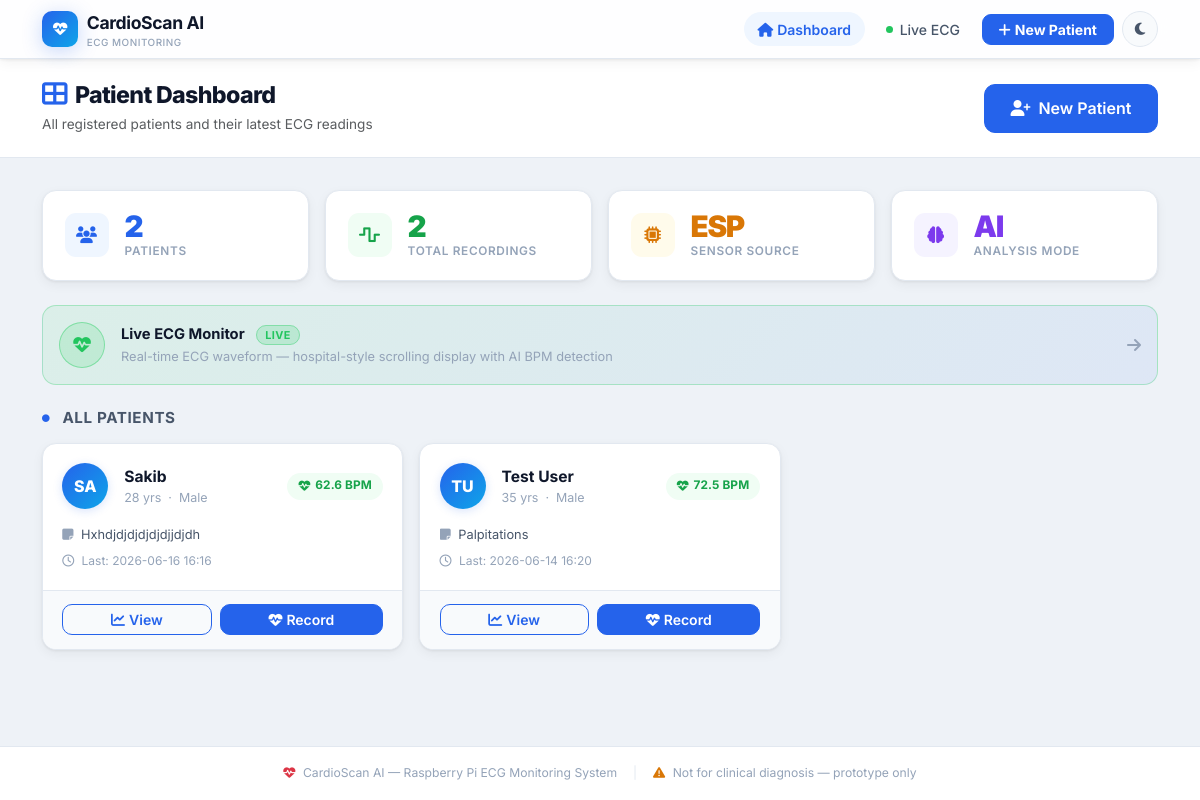
The page / on the database its author committed.
### tables this page shows
CREATE TABLE recordings (
            id                INTEGER PRIMARY KEY AUTOINCREMENT,
            patient_id        INTEGER REFERENCES patients(id),
            session_name      TEXT,
            duration_sec      INTEGER,
            source_type       TEXT DEFAULT 'esp',
            raw_file          TEXT,
            filtered_file     TEXT,
            compare_plot      TEXT,
            bpm_plot          TEXT,
            num_peaks         INTEGER,
            bpm               REAL,
            status            TEXT,
            rr_intervals_json TEXT,
            created_at        TIMESTAMP DEFAULT CURRENT_TIMESTAMP
        , ai_available INTEGER DEFAULT 0, ai_dominant_class TEXT, ai_class_distribution TEXT, ai_alert_count INTEGER DEFAULT 0, ai_beats_json TEXT);

CREATE TABLE patients (
            id          INTEGER PRIMARY KEY AUTOINCREMENT,
            name        TEXT NOT NULL,
            age         INTEGER,
            gender      TEXT,
            symptoms    TEXT,
            created_at  TIMESTAMP DEFAULT CURRENT_TIMESTAMP
        );

### ui/app.py (the view)
@app.route("/")
def index():
    conn = get_connection()
    patients = conn.execute("""
        SELECT
            p.*,
            r.bpm      AS last_bpm,
            r.status   AS last_status,
            r.created_at AS last_recording_at
        FROM patients p
        LEFT JOIN recordings r
            ON r.id = (
                SELECT id FROM recordings
                WHERE patient_id = p.id
                ORDER BY created_at DESC
                LIMIT 1
            )
        ORDER BY p.created_at DESC
    """).fetchall()
    total_recordings = conn.execute("SELECT COUNT(*) FROM recordings").fetchone()[0]
    conn.close()
    return render_template("index.html", patients=patients,
                           total_recordings=total_recordings)

### scripts/db_setup.py (called while the page is built)
def get_connection():
    conn = sqlite3.connect(DB_PATH)
    conn.row_factory = sqlite3.Row
    conn.execute("PRAGMA foreign_keys = ON")
    return conn

### ui/app.py (called while the page is built)
def _status_class(status: str) -> str:
    if "Normal" in status:
        return "success"
    if "Unknown" in status:
        return "danger"
    return "warning"

### ui/templates/index.html (shortened to what this page needs)
{% extends "base.html" %}
{% block content %}
<div class="page-header">
  <div class="container-xl">
    <div class="d-flex align-items-center justify-content-between flex-wrap gap-3">
      <div>
        <h1><i class="fa-solid fa-table-cells-large me-2" style="color:var(--primary);font-size:1.1em;"></i>Patient Dashboard</h1>
        <p class="text-muted mb-0 mt-1" style="font-size:.85rem;">
          All registered patients and their latest ECG readings
        </p>
      </div>
      <a href="{{ url_for('patient_new') }}" class="btn btn-primary btn-lg">
        <i class="fa-solid fa-user-plus me-2"></i>New Patient
      </a>
    </div>
  </div>
</div>
<div class="container-xl pb-5">
  <div class="row g-3 mb-4">
    <div class="col-6 col-md-3">
      <div class="stat-card d-flex align-items-center gap-3">
        <div class="stat-icon" style="background:#eff6ff;">
          <i class="fa-solid fa-users" style="color:var(--primary);"></i>
        </div>
        <div>
          <div class="stat-val" style="color:var(--primary);">{{ patients|length }}</div>
          <div class="stat-label">Patients</div>
        </div>
      </div>
    </div>
    <div class="col-6 col-md-3">
      <div class="stat-card d-flex align-items-center gap-3">
        <div class="stat-icon" style="background:#f0fdf4;">
          <i class="fa-solid fa-wave-square" style="color:var(--success);"></i>
        </div>
        <div>
          <div class="stat-val" style="color:var(--success);">{{ total_recordings }}</div>
          <div class="stat-label">Total Recordings</div>
        </div>
      </div>
    </div>
    <div class="col-6 col-md-3">
      <div class="stat-card d-flex align-items-center gap-3">
        <div class="stat-icon" style="background:#fffbeb;">
          <i class="fa-solid fa-microchip" style="color:var(--warning);"></i>
        </div>
        <div>
          <div class="stat-val" style="color:var(--warning);">ESP</div>
          <div class="stat-label">Sensor Source</div>
        </div>
      </div>
    </div>
    <div class="col-6 col-md-3">
      <div class="stat-card d-flex align-items-center gap-3">
        <div class="stat-icon" style="background:#f5f3ff;">
          <i class="fa-solid fa-brain" style="color:#7c3aed;"></i>
        </div>
        <div>
          <div class="stat-val" style="color:#7c3aed;">AI</div>
          <div class="stat-label">Analysis Mode</div>
        </div>
      </div>
    </div>
  </div>
  <a href="{{ url_for('monitor') }}"
     class="d-flex align-items-center gap-3 text-decoration-none mb-4 p-3"
     style="background:linear-gradient(135deg,rgba(0,200,70,.08),rgba(37,99,235,.08));
            border:1px solid rgba(0,200,70,.25);border-radius:var(--radius);
            transition:all .22s;">
    <div style="width:46px;height:46px;border-radius:50%;flex-shrink:0;
                background:rgba(0,200,70,.12);border:1.5px solid rgba(0,200,70,.35);
                display:flex;align-items:center;justify-content:center;">
      <i class="fa-solid fa-heart-pulse" style="color:#22c55e;font-size:1.1rem;
         animation:pulse-dot 1.5s ease-in-out infinite;"></i>
    </div>
    <div>
      <div style="font-weight:700;font-size:.92rem;color:var(--text-1);">
        Live ECG Monitor
        <span style="margin-left:.5rem;font-size:.68rem;font-weight:700;
                     background:rgba(0,200,70,.15);color:#22c55e;
                     border:1px solid rgba(0,200,70,.3);border-radius:999px;
                     padding:.1rem .5rem;letter-spacing:.04em;">LIVE</span>
      </div>
      <div style="font-size:.8rem;color:var(--text-3);margin-top:.15rem;">
        Real-time ECG waveform — hospital-style scrolling display with AI BPM detection
      </div>
    </div>
    <i class="fa-solid fa-arrow-right ms-auto" style="color:var(--text-3);"></i>
  </a>
  {% if patients %}
    <div class="d-flex align-items-center justify-content-between mb-3">
      <h5 class="mb-0 fw-700" style="font-size:.95rem;color:var(--text-2);text-transform:uppercase;letter-spacing:.04em;">
        <i class="fa-solid fa-circle me-2" style="color:var(--primary);font-size:.5em;vertical-align:middle;"></i>
        All Patients
      </h5>
    </div>
    <div class="row g-3">
      {% for p in patients %}
        {% set initials = (p.name.split()[0][0] + (p.name.split()[1][0] if p.name.split()|length > 1 else p.name.split()[0][1]|default(''))) | upper %}
        <div class="col-12 col-sm-6 col-lg-4">
          <div class="patient-card">
            <div class="pc-body">
              <div class="d-flex align-items-center gap-3 mb-3">
                <div class="patient-avatar">{{ initials }}</div>
                <div class="flex-fill min-w-0">
                  <div class="fw-700 text-truncate" style="font-size:.975rem;">{{ p.name }}</div>
                  <div style="font-size:.78rem;color:var(--text-3);">
                    {% if p.age %}{{ p.age }} yrs{% endif %}
                    {% if p.age and p.gender %}&nbsp;·&nbsp;{% endif %}
                    {% if p.gender %}
                      {% if p.gender in ['M','male','Male'] %}Male
                      {% elif p.gender in ['F','female','Female'] %}Female
                      {% else %}{{ p.gender }}{% endif %}
                    {% endif %}
                  </div>
                </div>
                {% if p.last_bpm %}
                  {% set sc = status_class(p.last_status) %}
                  <span class="badge-status {{ sc }} flex-shrink-0">
                    {% if sc == 'success' %}<i class="fa-solid fa-heart-pulse"></i>
                    {% elif sc == 'danger' %}<i class="fa-solid fa-triangle-exclamation"></i>
                    {% else %}<i class="fa-solid fa-exclamation"></i>{% endif %}
                    {{ p.last_bpm }} BPM
                  </span>
                {% else %}
                  <span class="badge-status unknown flex-shrink-0">
                    <i class="fa-solid fa-minus"></i> No data
                  </span>
                {% endif %}
              </div>
              {% if p.symptoms %}
                <p class="mb-2" style="font-size:.8rem;color:var(--text-2);
                   display:-webkit-box;-webkit-line-clamp:2;-webkit-box-orient:vertical;overflow:hidden;">
                  <i class="fa-solid fa-note-sticky me-1" style="color:var(--text-3);"></i>
                  {{ p.symptoms }}
                </p>
              {% endif %}
              <div style="font-size:.75rem;color:var(--text-3);">
                <i class="fa-regular fa-clock me-1"></i>
                {% if p.last_recording_at %}
                  Last: {{ p.last_recording_at[:16] | replace('T',' ') }}
                {% else %}
                  No recordings yet
                {% endif %}
              </div>
            </div>
            <div class="pc-footer">
              <a href="{{ url_for('patient_detail', patient_id=p.id) }}"
                 class="btn btn-outline-primary btn-sm flex-fill">
                <i class="fa-solid fa-chart-line me-1"></i>View
              </a>
              <a href="{{ url_for('record', patient_id=p.id) }}"
                 class="btn btn-primary btn-sm flex-fill">
                <i class="fa-solid fa-heart-pulse me-1"></i>Record
              </a>
            </div>
          </div>
        </div>
      {% endfor %}
    </div>
  {% endif %}
</div>
{% endblock %}

### ui/static/css/custom.css (style rules this page uses)
:root { --primary: #2563eb; --primary-dark: #1d4ed8; --primary-light: #eff6ff; --primary-glow: rgba(37,99,235,.18); --secondary: #0ea5e9; --accent: #6366f1; --success: #16a34a; --success-light: #f0fdf4; --warning: #d97706; --warning-light: #fffbeb; --danger: #dc2626; --danger-light: #fef2f2; --bg: #eef2f7; --surface: #ffffff; --surface-2: #f8fafc; --surface-3: #f1f5f9; --text-1: #0f172a; --text-2: #475569; --text-3: #94a3b8; --border: #e2e8f0; --border-focus: #93c5fd; --radius-xs: 6px; --radius-sm: 10px; --radius: 14px; --radius-lg: 20px; --radius-xl: 28px; --shadow-xs: 0 1px 2px rgba(0,0,0,.05); --shadow-sm: 0 1px 3px rgba(0,0,0,.07), 0 4px 12px rgba(0,0,0,.05); --shadow: 0 4px 12px rgba(0,0,0,.08), 0 12px 32px rgba(0,0,0,.06); --shadow-lg: 0 8px 24px rgba(0,0,0,.1), 0 32px 64px rgba(0,0,0,.1); --shadow-primary: 0 4px 20px rgba(37,99,235,.25); --transition-fast: all .15s ease; --transition: all .22s ease; --transition-slow: all .35s ease; --ai-sv-bg: #fefce8; --ai-sv-fg: #a16207; --navbar-h: 60px; }
*, *::before, *::after { box-sizing: border-box; transition: background-color .22s ease, border-color .22s ease, color .15s ease, box-shadow .22s ease; }
html { scroll-behavior: smooth; }
body { background: var(--bg); font-family: 'Inter', system-ui, -apple-system, BlinkMacSystemFont, sans-serif; color: var(--text-1); -webkit-font-smoothing: antialiased; min-height: 100vh; }
a { text-decoration: none; color: inherit; }
.page-header { background: var(--surface); border-bottom: 1px solid var(--border); padding: 1.4rem 0; margin-bottom: 2rem; }
.page-header h1 { font-size: 1.45rem; font-weight: 800; letter-spacing: -.028em; margin: 0; color: var(--text-1); }
.stat-card { background: var(--surface); border: 1px solid var(--border); border-radius: var(--radius); padding: 1.2rem 1.35rem; box-shadow: var(--shadow-sm); transition: transform .22s ease, box-shadow .22s ease; }
.stat-icon { width: 44px; height: 44px; border-radius: 11px; display: flex; align-items: center; justify-content: center; font-size: 1.05rem; flex-shrink: 0; }
.stat-val { font-size: 1.85rem; font-weight: 900; letter-spacing: -.045em; line-height: 1.1; }
.stat-label { font-size: .74rem; font-weight: 600; color: var(--text-3); text-transform: uppercase; letter-spacing: .055em; }
.patient-avatar { width: 46px; height: 46px; min-width: 46px; border-radius: 50%; background: linear-gradient(135deg, var(--primary) 0%, var(--secondary) 100%); color: white; font-weight: 800; font-size: 1rem; display: flex; align-items: center; justify-content: center; box-shadow: 0 2px 10px var(--primary-glow); }
.patient-card { background: var(--surface); border: 1px solid var(--border); border-radius: var(--radius); box-shadow: var(--shadow-sm); transition: transform .22s ease, box-shadow .22s ease, border-color .22s ease; overflow: hidden; display: flex; flex-direction: column; height: 100%; }
.patient-card .pc-body { padding: 1.2rem; flex: 1; }
.patient-card .pc-footer { padding: .85rem 1.2rem; border-top: 1px solid var(--border); background: var(--surface-2); display: flex; gap: .5rem; }
.badge-status { display: inline-flex; align-items: center; gap: .3rem; padding: .3rem .7rem; border-radius: 999px; font-size: .74rem; font-weight: 700; letter-spacing: .01em; }
.badge-status.success { background: var(--success-light); color: var(--success); }
.btn { font-weight: 600; border-radius: var(--radius-sm); transition: transform .15s ease, box-shadow .2s ease, background .2s ease; }
.btn-primary { background: var(--primary); border-color: var(--primary); }
.btn-outline-primary { border-color: var(--primary); color: var(--primary); }
.btn-lg { padding: .72rem 1.6rem; font-size: 1rem; border-radius: 11px; }
.fw-700 { font-weight: 700; }
.cs-card, .stat-card, .patient-card { animation: fadeInUp .35s ease both; }
.row .col-12:nth-child(1) .cs-card, .row .col-12:nth-child(1) .stat-card, .row .col-12:nth-child(1) .patient-card { animation-delay: .04s; }

### rows shown on the page
recordings: initials "SA", name "Sakib", age "28", last_bpm "62.6", symptoms "Hxhdjdjdjdjdjdjjdjdh", created_at "2026-06-16 16:16"
recordings: initials "TU", name "Test User", age "35", last_bpm "72.5", symptoms "Palpitations", created_at "2026-06-14 16:20"

### other values the page prints
{{ patients|length }} "2"
{{ total_recordings }} "2"
